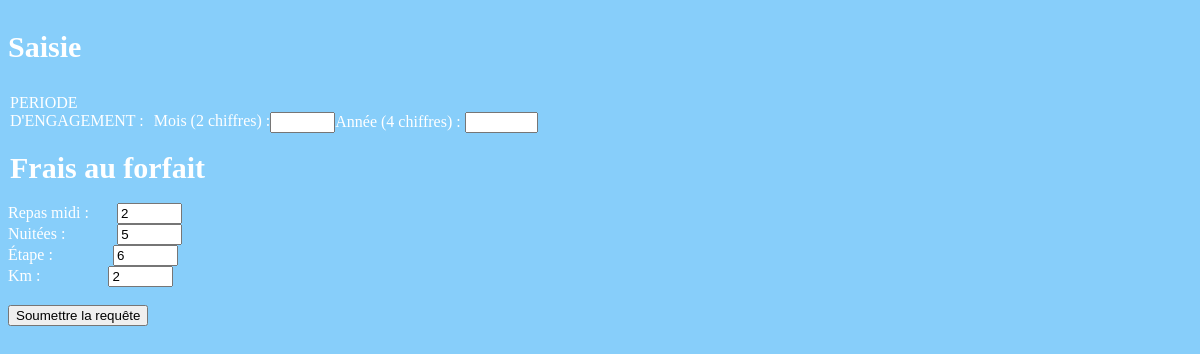
Screenshot of /PHP/RenseignerFicheFraisModif.php?id=18 with the database file from the repository.
### tables this page shows
CREATE TABLE `lignefraisforfait` (
  `idFicheFrais` int NOT NULL,
  `idForfait` char(4) NOT NULL,
  `quantite` int NOT NULL,
  `id` int NOT NULL
);

### PHP/RenseignerFicheFraisModif.php (the view, shortened to what this page needs)
<!DOCTYPE html>
<?php
$cnxBDD = connexion();
$idFicheFrais = $_GET['id'];
$sqlRep ="SELECT idForfait, quantite, idFicheFrais FROM lignefraisforfait WHERE idFicheFrais='".$idFicheFrais."' AND idForfait='REP';";
    $sqlRep = $cnxBDD -> query($sqlRep);
    while($userData = $sqlRep -> fetch_assoc()) {
        $rep = $userData['quantite'];
}
$sqlNui ="SELECT idForfait, quantite, idFicheFrais FROM lignefraisforfait WHERE idFicheFrais='".$idFicheFrais."' AND idForfait='NUI';";
    $sqlNui = $cnxBDD -> query($sqlNui);
    while($userData = $sqlNui -> fetch_assoc()) {
        $nui = $userData['quantite'];
}
$sqlEta ="SELECT idForfait, quantite, idFicheFrais FROM lignefraisforfait WHERE idFicheFrais='".$idFicheFrais."' AND idForfait='ETA';";
    $sqlEta = $cnxBDD -> query($sqlEta);
    while($userData = $sqlEta -> fetch_assoc()) {
        $eta = $userData['quantite'];
}
$sqlKm ="SELECT idForfait, quantite, idFicheFrais FROM lignefraisforfait WHERE idFicheFrais='".$idFicheFrais."' AND idForfait='KM';";
    $sqlKm = $cnxBDD -> query($sqlKm);
    while($userData = $sqlKm -> fetch_assoc()) {
        $km = $userData['quantite'];
}
?>
<html>
<head>
    <link href="FeuilleCSS.css" rel="stylesheet">
</head>
<body class="bodyRenseignerFicheFrais" style="background-color:lightskyblue; color:white">
    <form action="FormModifFrais.php" method="post">
        <div>
            <p style="font-size:30px"><b>Saisie</b></p>
        </div>
<?php
        echo "<div>";
            echo '<legend style="float:left; display:inline"> PERIODE <br /> D\'ENGAGEMENT : &nbsp</legend>';
            echo "<br />";
            echo '<label for="mois" style="float:left; display:inline">Mois (2 chiffres) : </label>';
            echo '<input type="text" name="mois" id="mois" size="5" maxlength="2" value ="'.$mois.'">';
            echo '<label for="Année">Année (4 chiffres) : </label>';
            echo '<input type="text" name="annee" id="annee" size="6" maxlength="4" value="'.$annee.'">';
            echo "<br />";
        echo "</div>";
?>
        <div>
            <br />
            <legend style="font-size:30px"> <b>Frais au forfait </b></legend>
            <br />
            <label for="repas">Repas midi : </label>
            &nbsp &nbsp &nbsp <input type="text" name="repas" id="mois" size="5" maxlength="2" value="<?php echo $rep ?>" required>
        </div>
        <div>
            <label for="nuit">Nuitées : </label>
            &nbsp &nbsp &nbsp &nbsp &nbsp &nbsp <input type="text" name="nuit" id="nuit" size="5" maxlength="2" value="<?php echo $nui ?>" required>
        </div>
        <div>
            <label for="etape">Étape : </label>
            &nbsp &nbsp &nbsp &nbsp &nbsp &nbsp &nbsp <input type="text" name="etape" id="etape" size="5" maxlength="2" value="<?php echo $eta ?>" required>
        </div>
        <div>
            <label for="Km"> Km : </label>
            &nbsp &nbsp &nbsp &nbsp &nbsp &nbsp &nbsp &nbsp <input type="text" name="km" id="km" size="5" maxlength="5" value="<?php echo $km ?>" required>
        </div>
        <div>
            <br />
	    	<input id="envoyer" name="envoyer" type="submit" value="Soumettre la requête" title="" />
        </div>
    </form>
</body>
</html>

### rows the page displays
lignefraisforfait: repas "2"
lignefraisforfait: nuit "5"
lignefraisforfait: etape "6"
lignefraisforfait: km "2"
